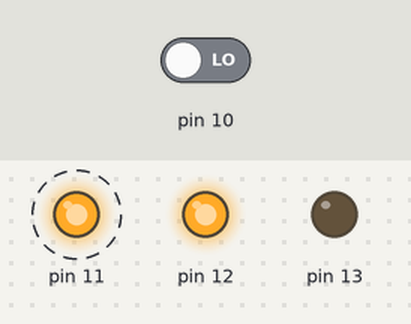
A sketch run on a simulated Arduino Uno, built with avr-gcc and run on an emulated ATmega328P. Parts: output pins drawn as LEDs (lit = HIGH). Dashed ring = blinking. Inputs (shaded band) come from the test bench; at power-on: pin 10 LOW. What the sketch prints to the serial monitor is not drawn.

Above: at 0.5 s.
Timing chart, 0 to 3.0 s (numbered marks = the images above):
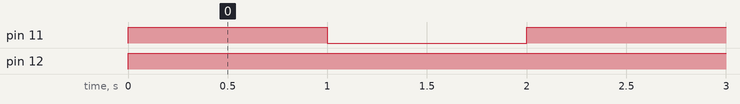

Measured:
- by itself, pin 11: alternates HIGH for 1.0 s and LOW for 1.0 s
- by itself, pin 12: LOW → HIGH at 0.00 s

The sketch:

D_latch__toggle.ino
```cpp
int q;

void setup() {
pinMode(13, OUTPUT);
pinMode(12, OUTPUT);
pinMode(11, OUTPUT);

Serial.begin(9600);
pinMode(10, INPUT);


}

// OE= 13 le= 12 1D=11
void loop(){
  digitalWrite(13, LOW);
  digitalWrite(12, HIGH);
  digitalWrite(11, HIGH);
  q = digitalRead(10);
  Serial.print(q, DEC);
  delay(1000);
  digitalWrite(13, LOW);
  digitalWrite(12, HIGH);
  digitalWrite(11, LOW);
  q = digitalRead(10);
  Serial.print(q, DEC);
  delay(1000);


}
```
